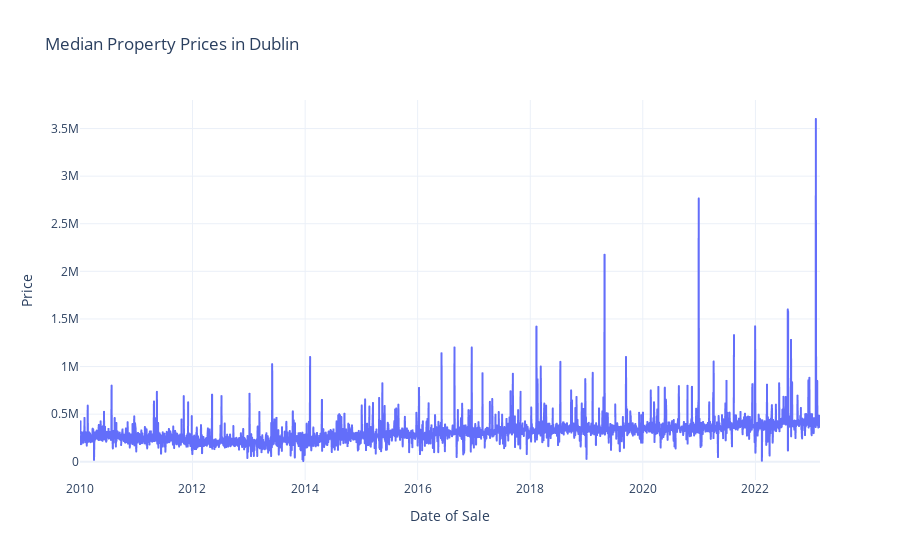

Source (notebook cell):
### Markdown cell above
**Median Property Prices in Dublin**

### Code cell
import plotly.express as px



# Filter the data to only include properties in Dublin
df = df[df['County'] == 'Dublin']

# Group the data by date and calculate the median property price
df_grouped = df.groupby('Date of Sale')['Price'].median().reset_index()

# Create the interactive line plot
fig = px.line(df_grouped, x='Date of Sale', y='Price',
              title='Median Property Prices in Dublin',
              labels={'date_of_sale': 'Date', 'Price': 'Price'},
              template='plotly_white')

fig.show()

### Figure 1 — Plotly figure (JSON) as saved in the notebook; plotly's stock layout.template omitted (floating-point values rounded to 4 significant figures; data arrays with more than 128 entries replaced by an {"elided": "..."} marker saying what was removed)
{"data": [{"hovertemplate": "Date of Sale=%{x}<br>Price=%{y}<extra></extra>", "legendgroup": "", "line": {"color": "#636efa", "dash": "solid"}, "marker": {"symbol": "circle"}, "mode": "lines", "name": "", "showlegend": false, "type": "scattergl", "x": {"elided": "3921 str values"}, "xaxis": "x", "y": {"elided": "3921 float values"}, "yaxis": "y"}], "layout": {"legend": {"tracegroupgap": 0}, "title": {"text": "Median Property Prices in Dublin"}, "xaxis": {"anchor": "y", "domain": [0, 1], "title": {"text": "Date of Sale"}}, "yaxis": {"anchor": "x", "domain": [0, 1], "title": {"text": "Price"}}}}
